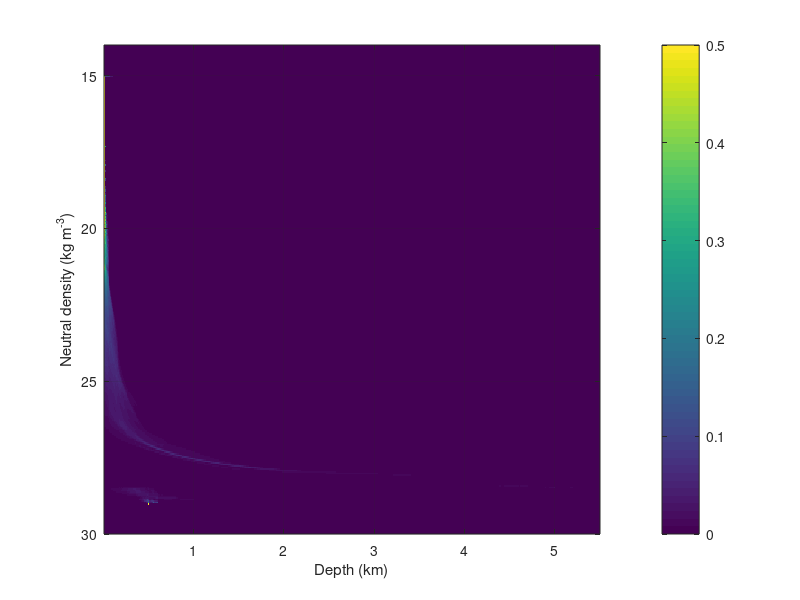

MATLAB code to generate this figure: (Note: this script raises an error after producing the figure.)
function section24_density_depth_conversion(~)
load('constants.mat');
%% Transformation matrix
% [Z, Gamma, A] = compute_matrix();
% save('data\depth_density_matrix_dz10.mat', 'Z', 'Gamma', 'A');
load('depth_density_matrix_dz10.mat', 'Z', 'Gamma', 'A');
zt = sort(unique(Z(:)));
gamma_t = sort(unique(Gamma(:)));

figure;
imagesc(zt*1e-3, gamma_t, A);
grid on 
xlabel('Depth (km)');
ylabel('Neutral density (kg m^{-3})');
caxis([0 .5]);
cb = colorbar;
cb.Label.String = 'Volume fraction (-)';
colors = brewermap(100, '*Spectral');
colors(1,:) = 0;
colormap(colors);
caxis([1e-6 1]);
set(gca, 'colorscale', 'log');
set(gca, 'ydir', 'normal');
pbaspect([2 1 1])
xlim([0 5.5]);
set(gcf, 'name', mfilename + " 1")


%% Distributions
selection = [22, 26.5, 27, 27.5 27.8, 28, 28.2, 28.4 28.9];
figure; hold on;
pbaspect([2 1 1])
colors = brewermap(length(selection), 'YlOrRd');
colors(1:2,:) = colors(1:2,:) * 0.9;
for i = 1:length(selection)
    idx = find(gamma_t >= selection(i), 1);
    y = A(idx, :);
    plot(zt*1e-3, y, '-', 'color', colors(i,:), 'linewidth', 1.5, 'displayname', "\gamma = "+sprintf("%.1f", selection(i))+" kg m^{-3}");
end
grid on;
xlabel('Depth (km)', 'fontweight', 'bold');
ylabel('Volume fraction (-)','fontweight', 'bold');
legend('Numcolumns', 3);
set(gcf, 'name', mfilename + " 2")

end




function [Z, Gamma, A] = compute_matrix()
    load('WOA18_NeutralDensity3D.mat', 'gamma');
    load('WOA18_Volume.mat', 'vol');
    load('WOA18_Coordinates.mat', 'z');
    vol = repmat(vol, [1,1,1,12]);
    vol2d = vol(:,:,1);
    
    equal_z = 10:10:5500;
    equal_gamma = nan(360,180,length(equal_z));
    
    for i = 1:size(gamma,1)
        for j = 1:size(gamma,2)
            gamma_column = reshape(gamma(i,j,:), [1,length(z)]);
            intp_gamma = interp1(z, gamma_column, equal_z);
            equal_gamma(i,j,:) = intp_gamma;
        end
    end
    clear vol gamma;
    
    gamma_edges = 14:0.05:30;
    gamma_t = gamma_edges(1:end-1) + diff(gamma_edges)/2;
    
    A = zeros(length(gamma_t), length(equal_z));
    [Z, Gamma] = meshgrid(equal_z, gamma_t);
    for i = 1:size(A,2)
        tic;
        egi = equal_gamma(:,:,i);
        for j = 1:size(A,1)
            cnts = sum((egi > gamma_edges(j)) & (egi <= gamma_edges(j+1)), 3);
            A(j,i) = sum(vol2d.*cnts, 'all');
        end
        fprintf("%d/%d: %.1f seconds\n", [i, size(A,2), toc]);
    end
    A = A ./ sum(A, 2, 'omitnan');
    A(isnan(A)) = 0;
end